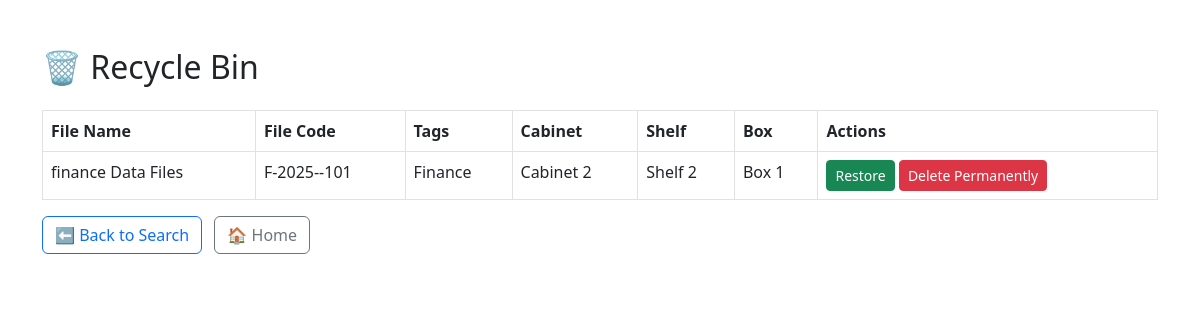
Page /recycle-bin (signed in) on the committed database.
### tables this page shows
CREATE TABLE files (
                    id INTEGER PRIMARY KEY AUTOINCREMENT,
                    file_name TEXT NOT NULL,
                    file_code TEXT UNIQUE NOT NULL,
                    tags TEXT,
                    cabinet TEXT,
                    shelf TEXT,
                    box TEXT
                , is_deleted INTEGER DEFAULT 0);

### app.py (the view)
@app.route('/recycle-bin')
@login_required
def recycle_bin():
    with sqlite3.connect(DB) as conn:
        c = conn.cursor()
        c.execute("SELECT * FROM files WHERE is_deleted = 1")
        files = c.fetchall()
    return render_template('recycle_bin.html', files=files)

### app.py (called while the page is built)
def login_required(f):
    @wraps(f)
    def decorated_function(*args, **kwargs):
        if 'user' not in session:
            flash("Please login first.", "warning")
            return redirect(url_for('login'))
        return f(*args, **kwargs)
    return decorated_function

### templates/recycle_bin.html (shortened to what this page needs)
<!DOCTYPE html>
<html lang="en">
<head>
  <link href="https://cdn.jsdelivr.net/npm/bootstrap@5.3.0/dist/css/bootstrap.min.css" rel="stylesheet">
</head>
<body>
  <div class="container mt-5">
    <h2>🗑️ Recycle Bin</h2>
    <table class="table table-bordered mt-4">
      <thead>
        <tr>
          <th>File Name</th>
          <th>File Code</th>
          <th>Tags</th>
          <th>Cabinet</th>
          <th>Shelf</th>
          <th>Box</th>
          <th>Actions</th>
        </tr>
      </thead>
      <tbody>
        {% for file in files %}
        <tr>
          <td>{{ file[1] }}</td>
          <td>{{ file[2] }}</td>
          <td>{{ file[3] }}</td>
          <td>{{ file[4] }}</td>
          <td>{{ file[5] }}</td>
          <td>{{ file[6] }}</td>
          <td>
            <a href="/restore/{{ file[2] }}" class="btn btn-success btn-sm">Restore</a>
            <a href="/permanent_delete/{{ file[2] }}" class="btn btn-danger btn-sm" onclick="return confirm('Are you sure? This cannot be undone!')">Delete Permanently</a>
          </td>
        </tr>
        {% endfor %}
      </tbody>
    </table>
    <a href="/search" class="btn btn-outline-primary">⬅️ Back to Search</a>
    <a href="/" class="btn btn-outline-secondary ms-2">🏠 Home</a>
  </div>
</body>
</html>

### rows in the picture
files: file_name "finance Data Files", file_code "F-2025--101", tags "Finance", cabinet "Cabinet 2", shelf "Shelf 2", box "Box 1"
